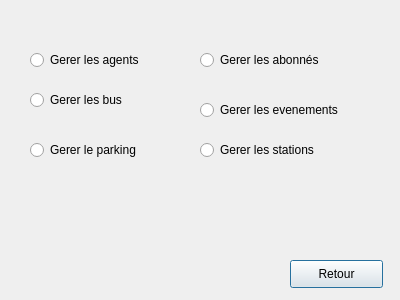
<?xml version="1.0" encoding="UTF-8"?>
<ui version="4.0">
 <class>Menu</class>
 <widget class="QDialog" name="Menu">
  <property name="geometry">
   <rect>
    <x>0</x>
    <y>0</y>
    <width>400</width>
    <height>300</height>
   </rect>
  </property>
  <property name="windowTitle">
   <string>Dialog</string>
  </property>
  <widget class="QRadioButton" name="radioButton">
   <property name="geometry">
    <rect>
     <x>30</x>
     <y>50</y>
     <width>171</width>
     <height>20</height>
    </rect>
   </property>
   <property name="text">
    <string>Gerer les agents </string>
   </property>
  </widget>
  <widget class="QRadioButton" name="radioButton_2">
   <property name="geometry">
    <rect>
     <x>30</x>
     <y>90</y>
     <width>111</width>
     <height>20</height>
    </rect>
   </property>
   <property name="text">
    <string>Gerer les bus</string>
   </property>
  </widget>
  <widget class="QRadioButton" name="radioButton_3">
   <property name="geometry">
    <rect>
     <x>30</x>
     <y>140</y>
     <width>151</width>
     <height>20</height>
    </rect>
   </property>
   <property name="text">
    <string>Gerer le parking</string>
   </property>
  </widget>
  <widget class="QRadioButton" name="gererAbonne">
   <property name="geometry">
    <rect>
     <x>200</x>
     <y>50</y>
     <width>161</width>
     <height>20</height>
    </rect>
   </property>
   <property name="text">
    <string>Gerer les abonnés</string>
   </property>
  </widget>
  <widget class="QRadioButton" name="radioButton_5">
   <property name="geometry">
    <rect>
     <x>200</x>
     <y>100</y>
     <width>161</width>
     <height>20</height>
    </rect>
   </property>
   <property name="text">
    <string>Gerer les evenements </string>
   </property>
  </widget>
  <widget class="QRadioButton" name="radioButton_6">
   <property name="geometry">
    <rect>
     <x>200</x>
     <y>140</y>
     <width>151</width>
     <height>20</height>
    </rect>
   </property>
   <property name="text">
    <string>Gerer les stations</string>
   </property>
  </widget>
  <widget class="QPushButton" name="retour">
   <property name="geometry">
    <rect>
     <x>290</x>
     <y>260</y>
     <width>93</width>
     <height>28</height>
    </rect>
   </property>
   <property name="text">
    <string>Retour</string>
   </property>
  </widget>
 </widget>
 <resources/>
 <connections/>
</ui>
